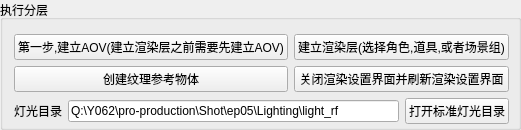
    <widget class="QGroupBox" name="FenChenGB">
     <property name="maximumSize">
      <size>
       <width>16777215</width>
       <height>120</height>
      </size>
     </property>
     <property name="styleSheet">
      <string notr="true">

QPushButton{
border-style:solid;
	
	background-color: rgb(90, 120, 120);

	
	border-color: qlineargradient(spread:pad, x1:0, y1:0, x2:0, y2:1, stop:0 rgba(255, 0, 0, 255), stop:0.339795 rgba(255, 0, 0, 255), stop:0.339799 rgba(255, 255, 255, 255), stop:0.662444 rgba(255, 255, 255, 255), stop:0.662469 rgba(0, 0, 255, 255), stop:1 rgba(0, 0, 255, 255));
color:#fff;
border-radius:7px;
font: 15 10pt &quot;Open Sans&quot;;
padding:5px;
}

QPushButton:hover{
color:#ccc;
	background-color: qlineargradient(spread:pad, x1:0.517, y1:0, x2:0.517, y2:1, stop:0 rgba(45, 45, 45, 255), stop:0.505682 rgba(45, 45, 45, 255), stop:1 rgba(29, 29, 29, 255));
	border-color:#2d89ef;
border-width:1px;
}

QPushButton:pressed{
background-color: qlineargradient(spread:pad, x1:0.517, y1:0, x2:0.517, y2:1, stop:0 rgba(29, 29, 29, 255), stop:0.505682 rgba(45, 45, 45, 255), stop:1 rgba(29, 29, 29, 255));
}

background-color: rgb(112, 112, 112);</string>
     </property>
     <property name="title">
      <string>执行分层</string>
     </property>
     <layout class="QVBoxLayout" name="topLay">
      <property name="topMargin">
       <number>14</number>
      </property>
      <property name="rightMargin">
       <number>9</number>
      </property>
      <property name="bottomMargin">
       <number>3</number>
      </property>
      <item>
       <layout class="QGridLayout" name="gridLayout">
        <item row="0" column="0">
         <widget class="QPushButton" name="buildAovBtn">
          <property name="styleSheet">
           <string notr="true"/>
          </property>
          <property name="text">
           <string>第一步,建立AOV(建立渲染层之前需要先建立AOV)</string>
          </property>
         </widget>
        </item>
        <item row="0" column="1">
         <widget class="QPushButton" name="BuildRenderLayBtn">
          <property name="styleSheet">
           <string notr="true"/>
          </property>
          <property name="text">
           <string>建立渲染层(选择角色,道具,或者场景组)</string>
          </property>
         </widget>
        </item>
        <item row="1" column="0">
         <widget class="QPushButton" name="CreateTerRefObjBtn">
          <property name="text">
           <string>创建纹理参考物体</string>
          </property>
         </widget>
        </item>
        <item row="1" column="1">
         <widget class="QPushButton" name="pushButton_2">
          <property name="text">
           <string>关闭渲染设置界面并刷新渲染设置界面</string>
          </property>
         </widget>
        </item>
       </layout>
      </item>
      <item>
       <layout class="QHBoxLayout" name="horizontalLayout_7" stretch="1,10,1">
        <item>
         <widget class="QLabel" name="label_5">
          <property name="text">
           <string>灯光目录</string>
          </property>
         </widget>
        </item>
        <item>
         <widget class="QLineEdit" name="LightDirLineEdit">
          <property name="text">
           <string>Q:\Y062\pro-production\Shot\ep05\Lighting\light_rf</string>
          </property>
         </widget>
        </item>
        <item>
         <widget class="QPushButton" name="LightDirBtn">
          <property name="text">
           <string>打开标准灯光目录</string>
          </property>
         </widget>
        </item>
       </layout>
      </item>
     </layout>
    </widget>
